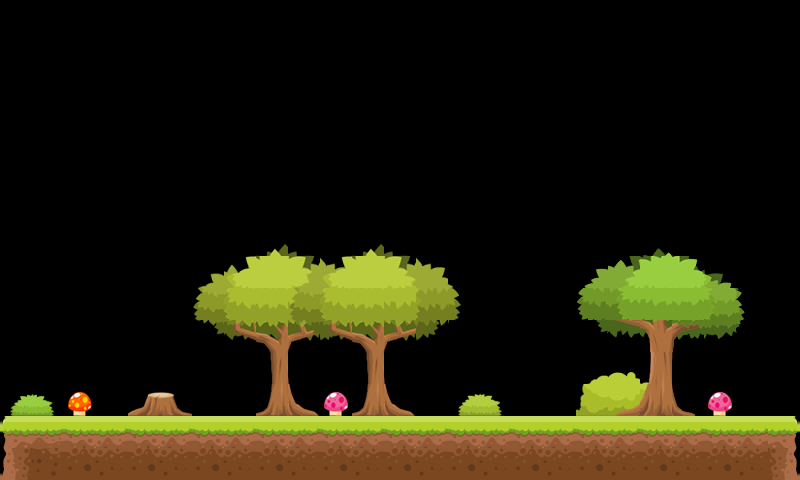

Rendered tile map (Tiled .tmx) drawn with the repository's tilesets; below, a short description and the map source with its tile grids summarised:
An orthogonal 25x15 tile map with 32x32 px tiles, 2 tile layers (Слой тайлов 1, Слой тайлов 2) and 22 objects (LEFTWALL, SKYWALL, RIGHTWALL).

<map version="1.0" orientation="orthogonal" renderorder="right-down" width="25" height="15" tilewidth="32" tileheight="32" nextobjectid="221">
 <tileset firstgid="1" name="tile2" tilewidth="32" tileheight="32" spacing="4" margin="4" tilecount="196" columns="14">
  <image source="tmx/tile2.png" width="512" height="512" />
 </tileset>
 <layer name="Слой тайлов 1" width="25" height="15">
  <data>[375 cells, 191 non-empty, 92 distinct tile ids]</data>
 </layer>
 <objectgroup name="object" width="25" height="15">
  <object id="24" x="0" y="416" width="798" height="64" />
  <object id="17" name="LEFTWALL" x="1" y="1" width="5" height="480" />
  <object id="18" name="SKYWALL" x="3" y="0" width="800" height="5" />
  <object id="19" name="RIGHTWALL" x="795" y="3" width="5" height="480" />
 </objectgroup>
 <layer name="Слой тайлов 2" width="25" height="15">
  <data>[375 cells, 72 non-empty, 72 distinct tile ids]</data>
 </layer>
 <objectgroup name="rectangleStatic" width="25" height="15">
  <object id="188" x="641" y="385" width="126" height="28" />
 </objectgroup>
 <objectgroup name="box2Density" width="25" height="15">
  <object id="189" x="51" y="288" width="128" height="128" />
 </objectgroup>
 <objectgroup name="box1" width="25" height="15">
  <object id="191" x="51" y="192" width="64" height="64" />
  <object id="192" x="115" y="192" width="64" height="64" />
  <object id="193" x="51" y="128" width="64" height="64" />
  <object id="194" x="115" y="128" width="64" height="64" />
  <object id="201" x="82" y="64" width="64" height="64" />
  <object id="205" x="256" y="256" width="64" height="64" />
  <object id="207" x="256" y="192" width="64" height="64" />
 </objectgroup>
 <objectgroup name="box1Density" width="25" height="15">
  <object id="202" x="192" y="352" width="64" height="64" />
  <object id="203" x="319" y="352" width="64" height="64" />
 </objectgroup>
 <objectgroup name="triangleDensity" width="25" height="15">
  <object id="209" x="415" y="352" width="128" height="64" />
 </objectgroup>
 <objectgroup name="rectangle2" width="25" height="15">
  <object id="211" x="448" y="320" width="192" height="32" />
  <object id="218" x="192" y="320" width="192" height="32" />
 </objectgroup>
 <objectgroup name="apple2" width="25" height="15">
  <object id="212" x="107" y="32" width="32" height="32" />
 </objectgroup>
 <objectgroup name="rectangleDensity" width="25" height="15">
  <object id="214" x="51" y="256" width="128" height="32" />
 </objectgroup>
 <objectgroup name="rectangleVertical" width="25" height="15">
  <object id="219" x="742" y="256" width="32" height="128" />
 </objectgroup>
 <objectgroup name="rectangle2" width="25" height="15">
  <object id="220" x="192" y="160" width="192" height="32" />
 </objectgroup>
</map>
